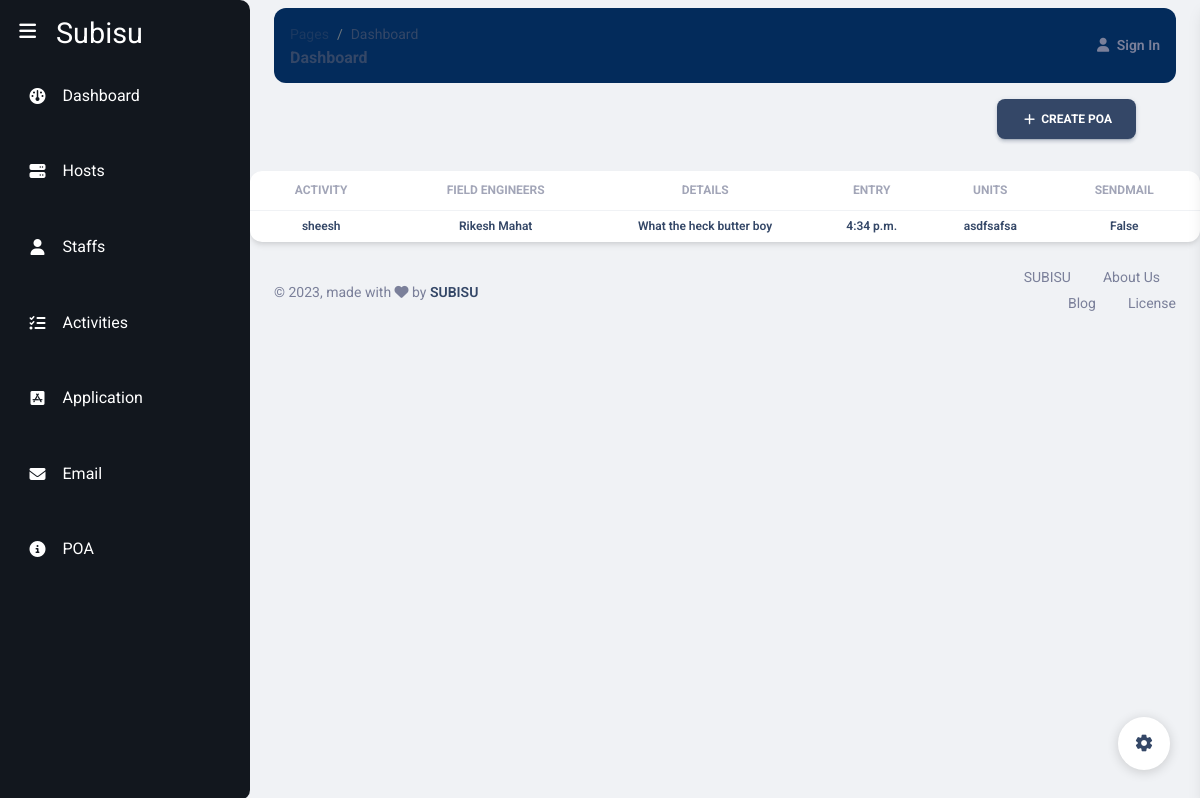
/poa/, run on the app's committed database.
### subisu/models.py (models this page shows, shortened)
class Poa(models.Model):
    activityId = models.ForeignKey(Activities, on_delete=models.CASCADE, verbose_name="Select Activity")
    fieldEngineer = models.ManyToManyField(Staffs, blank=True, verbose_name="Select Field Engineers")
    poaDetails = models.TextField(max_length=250, verbose_name="POA Details")
    poaEntry = models.TimeField(auto_now_add=True, verbose_name="POA Entry")
    sendEmail = models.BooleanField(default=True)
    units = models.ManyToManyField(Units, blank=True, verbose_name="Send emails to Units")

class Activities(models.Model):
    title = models.CharField(max_length=200, verbose_name="Activity Title")
    location = models.CharField(max_length=200, null=True, blank=True)
    reason = models.TextField(verbose_name="Reasons", blank=True)
    benefits = models.TextField(verbose_name="Benefits for Layer", blank=True)
    impact = models.TextField(verbose_name="Impact", blank=True)
    contact = models.ForeignKey(Units, on_delete=models.CASCADE,  null=True, help_text="Select units you want to send mail to")
    startTime = models.DateTimeField(null=True, blank=True, verbose_name="Activity Start Time")
    endTime = models.DateTimeField(null=True, blank=True,verbose_name="Activity End Time")
    activities = models.TextField(max_length=500, verbose_name="Activities")
    created = models.DateTimeField(auto_now_add=True, verbose_name="Activity Created At")
    otherEmails = models.TextField(blank=True, null=True, help_text="Add other emails separated by spaces", validators=[validate_email_list])
    Comment= models.CharField(max_length=200, null=True)
    status= models.CharField(max_length=20,choices=ACTIVITY_STATUS, default= 'Open')
    sendEmail = models.BooleanField(verbose_name = "Send Email",default=False, help_text="Send Email Notification to Department")
    ETA = models.CharField(max_length=200, null=True, blank=True, editable=False)

### Models/staffs.py (models this page shows, shortened)
class Staffs(models.Model):
    firstName = models.CharField(max_length = 100)
    middleName = models.CharField(max_length=100, null = True, blank = True)
    lastName = models.CharField(max_length=100)
    empId = models.IntegerField()
    unitId = models.ForeignKey(Units, on_delete=models.PROTECT)
    email = models.EmailField()
    status = models.BooleanField(default= True)

### Models/units.py (models this page shows, shortened)
class Units(models.Model):
    name = models.CharField(max_length = 100)
    departmentId = models.ForeignKey(Departments, on_delete=models.PROTECT)
    unitHead = models.CharField(max_length=100)
    email = models.EmailField()
    status = models.BooleanField(default=True)

### subisu/views.py (the view)
# urls.py: path('poa/', poa, name='poa'),
def poa(request):
    poa = Poa.objects.all()
    context = {
        'poas' : poa,
    }
    return render(request, 'subisu/poa.html', context)

### templates/subisu/poa.html
{%extends 'subisu/base.html' %}
{%block start%}
<div class="d-flex justify-content-end  px-6 py-3" >
  <a class="btn btn-icon btn-3 btn-dark ml-auto" href="{%url 'create_poa' %}">
    <span class="btn-inner--icon"><i class="material-icons">add</i></span>
    <span class="btn-inner--text">Create POA</span>
  </a>
</div>
<div class="card">
  <div class="table-responsive">
    <table class="table align-items-center mb-0">
      <thead>
        <tr>
            <th class="text-center text-uppercase text-secondary text-xs font-weight-bolder opacity-7">Activity</th>
            <th class="text-center text-uppercase text-secondary text-xs font-weight-bolder opacity-7">Field Engineers</th>
            <th class="text-center text-uppercase text-secondary text-xs font-weight-bolder opacity-7">Details</th>
            <th class="text-center text-uppercase text-secondary text-xs font-weight-bolder opacity-7">Entry</th>
            <th class="text-center text-uppercase text-secondary text-xs font-weight-bolder opacity-7">Units</th>
            <th class="text-center text-uppercase text-secondary text-xs font-weight-bolder opacity-7">SendMail</th>
        </tr>
      </thead>
      <tbody>
        {% for poa in poas %}
            <tr>
              <td class="align-middle text-center"><h6 class="mb-0 text-xs">{{ poa.activityId.title }}</h6></td>
              <td class="align-middle text-center"><h6 class="mb-0 text-xs">{%for engineer in poa.fieldEngineer.all%}{{engineer.firstName}} {{engineer.lastName}} {%endfor%}</h6></td>
              <td class="align-middle text-center"><h6 class="mb-0 text-xs">{{ poa.poaDetails }}</h6></td>
              <td class="align-middle text-center"><h6 class="mb-0 text-xs">{{ poa.poaEntry }}</h6></td>
              <td class="align-middle text-center"><h6 class="mb-0 text-xs">{% for unit in poa.units.all%} {{ unit.name }}{%endfor%}</h6></td>
              <td class="align-middle text-center"><h6 class="mb-0 text-xs">{{ poa.sendEmail }}</h6></td>
            </tr>
        {% endfor %}
      </tbody>
    </table>
  </div>
</div>
{%endblock%}

### data on the page
Poa: activityId "sheesh", poaDetails "What the heck butter boy", poaEntry "4:34 p.m.", sendEmail "False"
Staffs: firstName "Rikesh", lastName "Mahat"
Units: name "asdfsafsa"
